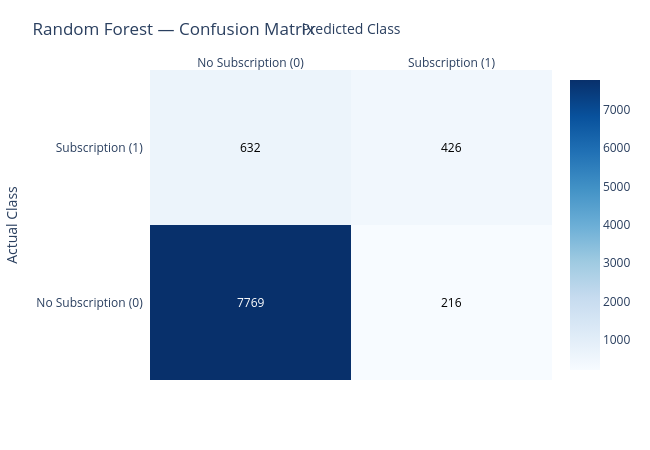

Notebook code cell kept with this figure:
### Code cell
# Create interactive Random Forest confusion matrix

rf_cm_labels = [
    "No Subscription (0)",
    "Subscription (1)"
]

fig = ff.create_annotated_heatmap(
    z=rf_cm,
    x=rf_cm_labels,
    y=rf_cm_labels,
    annotation_text=[
        [str(value) for value in row]
        for row in rf_cm
    ],
    colorscale="Blues",
    showscale=True
)

fig.update_layout(
    title="Random Forest — Confusion Matrix",
    xaxis_title="Predicted Class",
    yaxis_title="Actual Class",
    width=650,
    height=450,
    margin=dict(l=70, r=30, t=70, b=70)
)

fig.show()

### Figure 1 — Plotly figure (JSON) as saved in the notebook; plotly's stock layout.template omitted (floating-point values rounded to 4 significant figures)
{"data": [{"colorscale": [[0, "rgb(247,251,255)"], [0.125, "rgb(222,235,247)"], [0.25, "rgb(198,219,239)"], [0.375, "rgb(158,202,225)"], [0.5, "rgb(107,174,214)"], [0.625, "rgb(66,146,198)"], [0.75, "rgb(33,113,181)"], [0.875, "rgb(8,81,156)"], [1, "rgb(8,48,107)"]], "reversescale": false, "showscale": true, "type": "heatmap", "x": ["No Subscription (0)", "Subscription (1)"], "y": ["No Subscription (0)", "Subscription (1)"], "z": [[7769, 216], [632, 426]]}], "layout": {"annotations": [{"font": {"color": "#FFFFFF"}, "showarrow": false, "text": "7769", "x": "No Subscription (0)", "xref": "x", "y": "No Subscription (0)", "yref": "y"}, {"font": {"color": "#000000"}, "showarrow": false, "text": "216", "x": "Subscription (1)", "xref": "x", "y": "No Subscription (0)", "yref": "y"}, {"font": {"color": "#000000"}, "showarrow": false, "text": "632", "x": "No Subscription (0)", "xref": "x", "y": "Subscription (1)", "yref": "y"}, {"font": {"color": "#000000"}, "showarrow": false, "text": "426", "x": "Subscription (1)", "xref": "x", "y": "Subscription (1)", "yref": "y"}], "height": 450, "margin": {"b": 70, "l": 70, "r": 30, "t": 70}, "title": {"text": "Random Forest — Confusion Matrix"}, "width": 650, "xaxis": {"dtick": 1, "gridcolor": "rgb(0, 0, 0)", "side": "top", "ticks": "", "title": {"text": "Predicted Class"}}, "yaxis": {"dtick": 1, "ticks": "", "ticksuffix": "  ", "title": {"text": "Actual Class"}}}}
